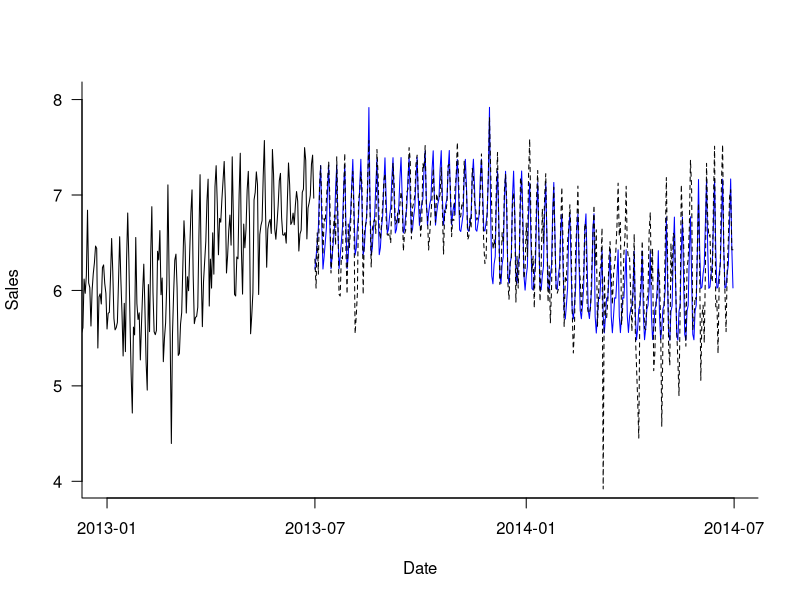

The R script that drew this image: (Note: this script raises an error after producing the figure.)
library(forecast)
setwd('C:/Users/Elias/Documents/ManSci Year 2/Data Analytics II/SplitBanana') # Set work directory to organise files
# Load the Split Banana sales data. Create month as new factor variable. See http://www.statmethods.net/input/dates.html for working with dates in R.
sales.data <- read.csv('SplitBanana.csv', stringsAsFactors = FALSE)
sales.data$Date <- as.Date(sales.data$Date, format = "%m/%d/%Y") # Sets all dates to the same format

###### Add the 91 days of Apr, May, and June to the data frame
dates.test <- as.data.frame(seq(from = as.Date("04/01/14", "%m/%d/%y"), length.out = 91, by = "day"))
# Make the dates.test data frame to the same format as the sales.data data frame
dates.test$Sales <- NA
dates.test$Salesimp <- NA
# Set all rows of Staunton.Jams column to 0 meaning there is no festival
dates.test$Staunton.Jams <- 0
# We know that there was a Staunton Jams Festival on the 17th of May 2014. Therefore, set this row to 1
dates.test$Staunton.Jams[47] <- 1
dates.test$Salesadj <- NA
# Specify the names of the forecast dates data frame so that we can easily merge it with sales.data
colnames(dates.test) <- c("Date", "Sales", "Salesimp", "Staunton.Jams", "Salesadj")
# Merge the data frames using row-bind
sales.data <- as.data.frame(rbind(sales.data, dates.test))
tail(sales.data)
length(sales.data$Date)

####### Determine what month every date in sales.data is and store it in Month as a factor
Month <- factor(months(sales.data$Date, abbreviate = TRUE), levels = c("Jan", "Feb", "Mar", "Apr", "May", "Jun", "Jul", "Aug", "Sep", "Oct", "Nov", "Dec"))

# Another seasonality we noticed in Tableau was that sales increase towards the weekend
# We add this as another factor seasonality variable like we did with the month to later improve our prediction
# Use the R-function "weekdays" to determine what weekday a specific date was
Weekday <- factor(weekdays(sales.data$Date, abbreviate = TRUE), levels = c("Mon", "Tue", "Wed", "Thu", "Fri", "Sat", "Sun"))

# Sales increase heavily during the Staunton Jams festival
# Therefore, we decided to incorporate this into our model to improve our predictions further
# ADD FESTIVAL Staunton.Jams as factor in a similar way to how we added month and weekday
festival <- factor(sales.data$Staunton.Jams)

# We want to use this festival factor as a dummy variable in our regression matrix
festival.dummies <- model.matrix(~ festival + 0) # Create the Staunton.Jams seasonal dummies using the festival factor variable in the model.matrix function.  The "+ 0" will make sure that one of the dummies is not automatically dropped.
# Look at the head of festival.dummies to see that everything is in order
head(festival.dummies)


#### Interaction matrix
# Initially we used dummy variables for month and weekday too. But we noticed how in Tableau there is some interaction between
# The weekdays and the months. To use this in our model we create an interaction matrix using the data from Month and Weekday
interaction.mat <- model.matrix(~ Month:Weekday + 0)

# Store the total number of rows in the variable ntotal
ntotal <- length(sales.data$Date)
# Check that ntotal is the correct number
ntotal

# Create new data frame with the interaction matrix and the festival dummies
x.df <- as.data.frame(cbind(interaction.mat, festival.dummies, seq(1, ntotal)))  # Put the festival seasonal dummies, the interaction matrix and a trend together into a data frame.

# It gets tedious renaming all of the columns when using the interaction matrix, so we will leave them as they are
#x <- x.df[ , -c(1)]  # This line is not necessary anymore because we have so many columns

# Renaming x.df to x and removing two columns that are redundant because they are perfectly correlated
x <- x.df[ , -c(1,85)]

head(x)  # Inspect the design matrix.
tail(x)

# Create the y (or response variable).
y <- sales.data$Salesimp

######## LOG THE Y VARIABLE to linearize the relationship between the values
logy <- log(y)

# Create training and validation sets using our logy instead of y.
nvalid <- 365
ntrain <- ntotal - nvalid
xtrain <- x[1:ntrain, ]
ytrain <- logy[1:ntrain]
# We don't want the last 3 months in our validation set because the y-values for these dates are NA. Therefore,
# shift the validation set so that it ends before the 1t of April 2014
xvalid <- x[(ntrain + 1):ntotal - 91, ]
yvalid <- logy[(ntrain + 1):ntotal - 91]

# Fit a linear regression to the training set. Make forecasts in the validation set.
# Because we changed the training and validation y-sets, we don't need to change any code in this part
sales.lm <- lm(ytrain ~ ., data = xtrain)
options(scipen=999)
summary(sales.lm)
sales.lm.pred <- predict(sales.lm, newdata = xvalid, interval = "prediction", level = 0.95)  # Unlike ets, we set "level" to one number.  It gives the "level" central prediction interval. 
head(sales.lm.pred)  # The prediction matrix has three columns: mean and lower and upper limits of the prediction interval. For example, with level = 0.95, the lower limit is the 2.5%-quantile, and the upper limit is the 97.5%-quantile.
accuracy(sales.lm.pred[, 1], yvalid)  # Score the mean prediction, which is in the first column of the prediction matrix. 
# Trend and Monthly Seasonal Regression Model: RMSE = 351, MAE = 269, MAPE = 46.5

dates.train <- sales.data$Date[1:ntrain]
dates.valid <- seq(from = sales.data$Date[ntrain + 1], length.out = nvalid, by = 'day')

plot(x = dates.train, y = ytrain, # This gives R the data to be plotted.
     #     xlim = c(min(dates.train), max(dates.valid)),  # This sets the range on the x-axis.
     xlim = c(as.Date("2013-01-01"), max(dates.valid)),  # To zoom in, uncomment this line and comment the one above.
     type = "l",     # This tells R to 'connect the dots' and make a line plot. 
     las = 1,        # This flips the numbers along the y-axis to be horizontal.
     bty = "l",      # This controls the lines making up the box around the plots.
     xlab = "Date",  # This labels the x-axis.
     ylab = "Sales") # This labels the y-axis.
lines(x = dates.valid, y = sales.lm.pred[ ,1], col = "blue")
lines(x = dates.valid, y = yvalid, col = "black", lty = 2)

# Once you have your final model, re-fit it to the entire training set and make forecasts in the testing set (April 1, 2014 through June 31, 2014).

# Create a testing set of the last three months
xtest <- x[(ntotal-90):ntotal, ] # [, ] creates a matrix
ytest <- logy[(ntotal-90):ntotal] # [] creates a vector

# Create a prediction for the forecast period, using the model we built using the training and validations sets (sales.lm)
sales.lm.pred <- predict(sales.lm, newdata = xtest, interval = "prediction", level = 0.6)
accuracy(sales.lm.pred[, 1], yvalid)
#?accuracy # Get better understanding of what the different abbreviations in the accuracy means

# "Un-log'ing", using lapply exp function to reverse the logarithm functiong to get the y-values back to sales numbers 
fit.pred <- exp(sales.lm.pred)

# We now have 3 different variables containing the upper, lower, and fit predictions

# Write the mean predictions for daily sales in June 2014 to a csv file for use in the Staffing Model. You can open the csv file in Excel and copy and paste the forecasts into the Staffing Model.
pred.vec <- fit.pred
write.csv(pred.vec, file = "60ConfSplitBananaForecastLog.csv")
#write.csv(col.upper.bound, file = "60ConfSplitBananaForecast(2(1816))LogUpper.csv")
#write.csv(col.lower.bound, file = "60ConfSplitBananaForecast(2(1816))LogLower.csv")
